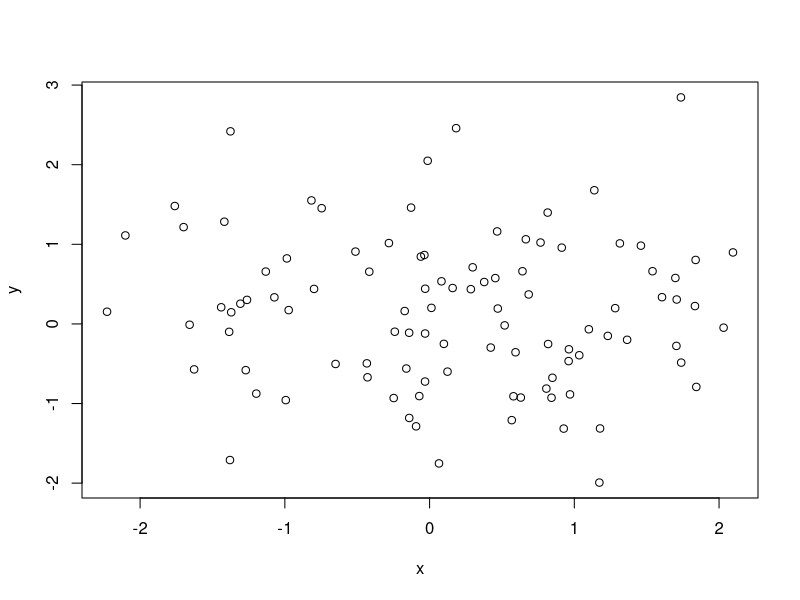

This figure's R source:
## ---- chunk 1
x <- rnorm(100)
y <- rnorm(100)
plot(x,y)
## ---- chunk 2
summary(x)
